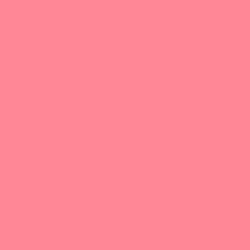
Frame 1 (no input)
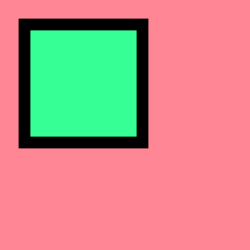
Frame 60 (the mouse pressed at the canvas centre just before this capture)
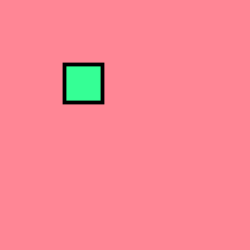
Frame 120 (the mouse held since frame 60 and released just before this capture)

The Processing sketch that drew these frames (run headless with seeded random() and noise(); from frame 60 on, the mouse is pressed at the canvas centre):

// Processing sketch: processing_56000
// ── processing_56000.pde

//Eun Elaine Na
//YSDN Interactivity Design Winter2012

float r = 0.0;

void setup() {
  //setting the screen size
  size(250, 250); 

}

void draw() {
  background(255,134,149);
  // Translate to third of the window
  translate(width/3,height/3);
  
  
  scale(r); 
  
  // Display a rectangle in the left uppercorner of the screen
  stroke(0);
  fill(53,255,149);
  rectMode(CENTER);
  rect(0,0,10,10);
  //second rectangle
  stroke(0);
  fill(106,48,255);
  rectMode(CENTER);
  rect(125,125,50,50);
  
  // Increase the scale variable
  r += 0.2;
  
  // Retstart r
  if (r > 20) {
    r = 0;
  }
  
  
}
